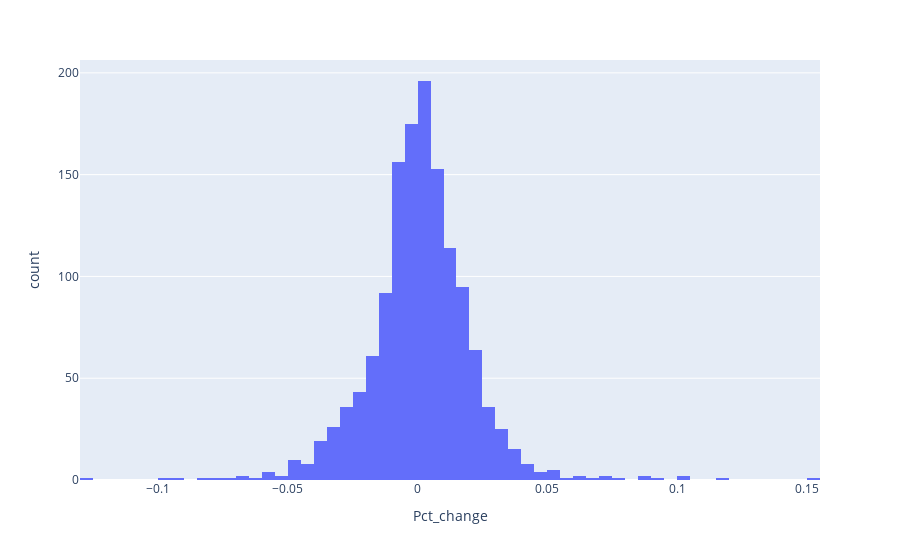

The notebook cell this image was saved under:
### Code cell
px.histogram(ret, nbins=100, x='Pct_change')

### Figure 1 — Plotly figure (JSON) as saved in the notebook; plotly's stock layout.template omitted (floating-point values rounded to 4 significant figures; data arrays with more than 128 entries replaced by an {"elided": "..."} marker saying what was removed)
{"data": [{"bingroup": "x", "hovertemplate": "Pct_change=%{x}<br>count=%{y}<extra></extra>", "legendgroup": "", "marker": {"color": "#636efa", "pattern": {"shape": ""}}, "name": "", "nbinsx": 100, "orientation": "v", "showlegend": false, "type": "histogram", "x": {"elided": "1370 float values"}, "xaxis": "x", "yaxis": "y"}], "layout": {"barmode": "relative", "legend": {"tracegroupgap": 0}, "margin": {"t": 60}, "xaxis": {"anchor": "y", "domain": [0, 1], "title": {"text": "Pct_change"}}, "yaxis": {"anchor": "x", "domain": [0, 1], "title": {"text": "count"}}}}
